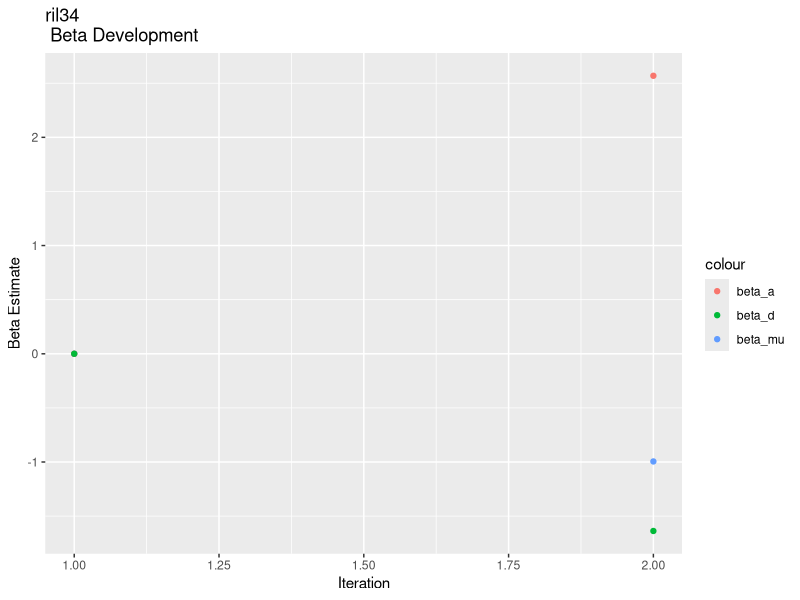

Write the R code that produced this figure.
#lab 10 solution
#Rachel LeCover
library(MASS)
library(ggplot2)
library(ggthemes)


gamma_inv_calc <- function(X_mx, beta_t){
  #initialize gamma
  # K is the part which goes into the exponent
  K <- X_mx %*% beta_t
  gamma_inv <- exp(K)/(1+exp(K))
  return(gamma_inv)
}

W_calc <- function(gamma_inv){
  W <- diag(as.vector(gamma_inv * (1- gamma_inv)))
  return(W)
}

beta_update <- function(X_mx, W, Y, gamma_inv, beta){
  beta_up <- beta + ginv(t(X_mx)%*%W%*%X_mx)%*%t(X_mx)%*%(Y-gamma_inv)
  return(beta_up)
}

dev_calc <- function(Y, gamma_inv){
  deviance <- 2*( sum(Y[Y==1]*log(Y[Y==1]/gamma_inv[Y==1])) + sum((1-Y[Y==0])*log((1-Y[Y==0])/(1-gamma_inv[Y==0]))) )  
  return(deviance)
}


logistic_IRLS_keep_track_betas<- function(Xa,Xd,Y = Y, beta.initial.vec = c(0,0,0), d.stop.th = 1e-6, it.max = 100) {
  #initialize the beta parameter vector at t=0
  #Create the X matrix
  X_mx <- cbind(rep(1,length(Xa)), Xa, Xd)
  beta_t <- beta.initial.vec
  
  # initialize deviance at d[t]
  dt <- 0
  beta_history = as.matrix(t(beta.initial.vec))
  
  #initialize gamma
  # K is the part which goes into the exponent
  gamma_inv <- gamma_inv_calc(X_mx, beta_t)
  
  for(i in 1:it.max) {
    dpt1 <- dt #store previous deviance
    
    # create empty matrix W
    W <- W_calc(gamma_inv)
    
    beta_t <- beta_update(X_mx, W, Y, gamma_inv, beta_t)
    beta_history = rbind(beta_history, t(beta_t))
    
    #update gamma since it's a function of beta
    
    gamma_inv <- gamma_inv_calc(X_mx, beta_t)
    #calculate new deviance
    dt <- dev_calc(Y, gamma_inv)
    
    absD <- abs(dt - dpt1)
    
    if(absD < d.stop.th) {
      cat("Convergence at iteration:", i, "at threshold:", d.stop.th, "\n")
      #logl <- loglik_calc(Y, gamma_inv)
      logl = NA
      return(list(beta_t,logl,beta_history))
    }	
  }
  cat("Convergence not reached after iteration:", i, "at threshold:", d.stop.th, "\n")
  return(list(beta_t= c(NA,NA,NA),logl=NA, beta_history))
}

pheno_data = read.table("phenotypes-lab10.tsv", sep =" ", stringsAsFactors = FALSE, header = TRUE)
geno_data = read.table("genotypes-lab10.tsv", sep = "\t", header = TRUE, row.names = 1)
Y = pheno_data$phenotype
Xa = as.matrix(geno_data)
Xd = ifelse(abs(Xa==1), 1, -1)

#general case
for(j in seq(1, ncol(Xa))){
  #print(j)
  outputs = logistic_IRLS_keep_track_betas(Xa[,j], Xd[,j], Y)
  #print(outputs[[3]])
}

#for genotype #32
idx = 32
outputs = logistic_IRLS_keep_track_betas(Xa[,idx], Xd[,idx], Y)
beta_hisory =data.frame(outputs[[3]], seq(1, nrow(outputs[[3]])))
colnames(beta_hisory) = c("beta_mu", "beta_a", "beta_d", "iter")

p1 = ggplot(data = beta_hisory)
p1 = p1+geom_point(aes(x = iter, y = beta_mu, color = "beta_mu"))
p1 = p1+geom_point(aes(x = iter, y = beta_a, color = "beta_a"))
p1 = p1+geom_point(aes(x = iter, y = beta_d, color = "beta_d"))
p1 = p1+labs(title = "ril34 \n Beta Development", x= "Iteration", y="Beta Estimate")
ggsave("ril34_beta_dev.pdf")
